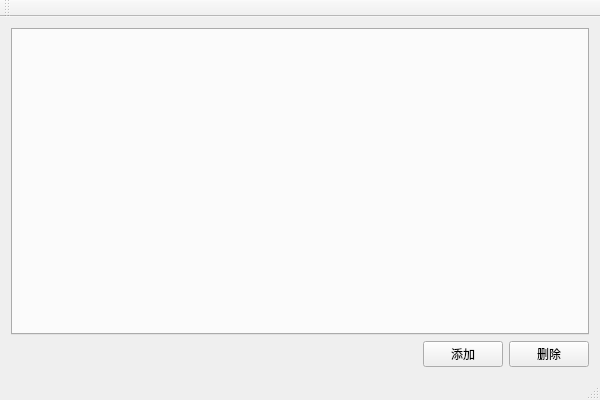
<?xml version="1.0" encoding="UTF-8"?>
<ui version="4.0">
 <class>Test9_1BClass</class>
 <widget class="QMainWindow" name="Test9_1BClass">
  <property name="geometry">
   <rect>
    <x>0</x>
    <y>0</y>
    <width>600</width>
    <height>400</height>
   </rect>
  </property>
  <property name="windowTitle">
   <string>Test9_1B</string>
  </property>
  <widget class="QWidget" name="centralWidget">
   <layout class="QVBoxLayout" name="verticalLayout">
    <item>
     <widget class="QTabWidget" name="tabWidget"/>
    </item>
    <item>
     <layout class="QHBoxLayout" name="horizontalLayout">
      <item>
       <spacer name="horizontalSpacer">
        <property name="orientation">
         <enum>Qt::Horizontal</enum>
        </property>
        <property name="sizeHint" stdset="0">
         <size>
          <width>40</width>
          <height>20</height>
         </size>
        </property>
       </spacer>
      </item>
      <item>
       <widget class="QPushButton" name="btnAddPage">
        <property name="text">
         <string>添加</string>
        </property>
       </widget>
      </item>
      <item>
       <widget class="QPushButton" name="btnDelPage">
        <property name="text">
         <string>删除</string>
        </property>
       </widget>
      </item>
     </layout>
    </item>
   </layout>
  </widget>
  <widget class="QMenuBar" name="menuBar">
   <property name="geometry">
    <rect>
     <x>0</x>
     <y>0</y>
     <width>600</width>
     <height>23</height>
    </rect>
   </property>
  </widget>
  <widget class="QToolBar" name="mainToolBar">
   <attribute name="toolBarArea">
    <enum>TopToolBarArea</enum>
   </attribute>
   <attribute name="toolBarBreak">
    <bool>false</bool>
   </attribute>
  </widget>
  <widget class="QStatusBar" name="statusBar"/>
 </widget>
 <layoutdefault spacing="6" margin="11"/>
 <resources>
  <include location="Test9_1B.qrc"/>
 </resources>
 <connections/>
</ui>
